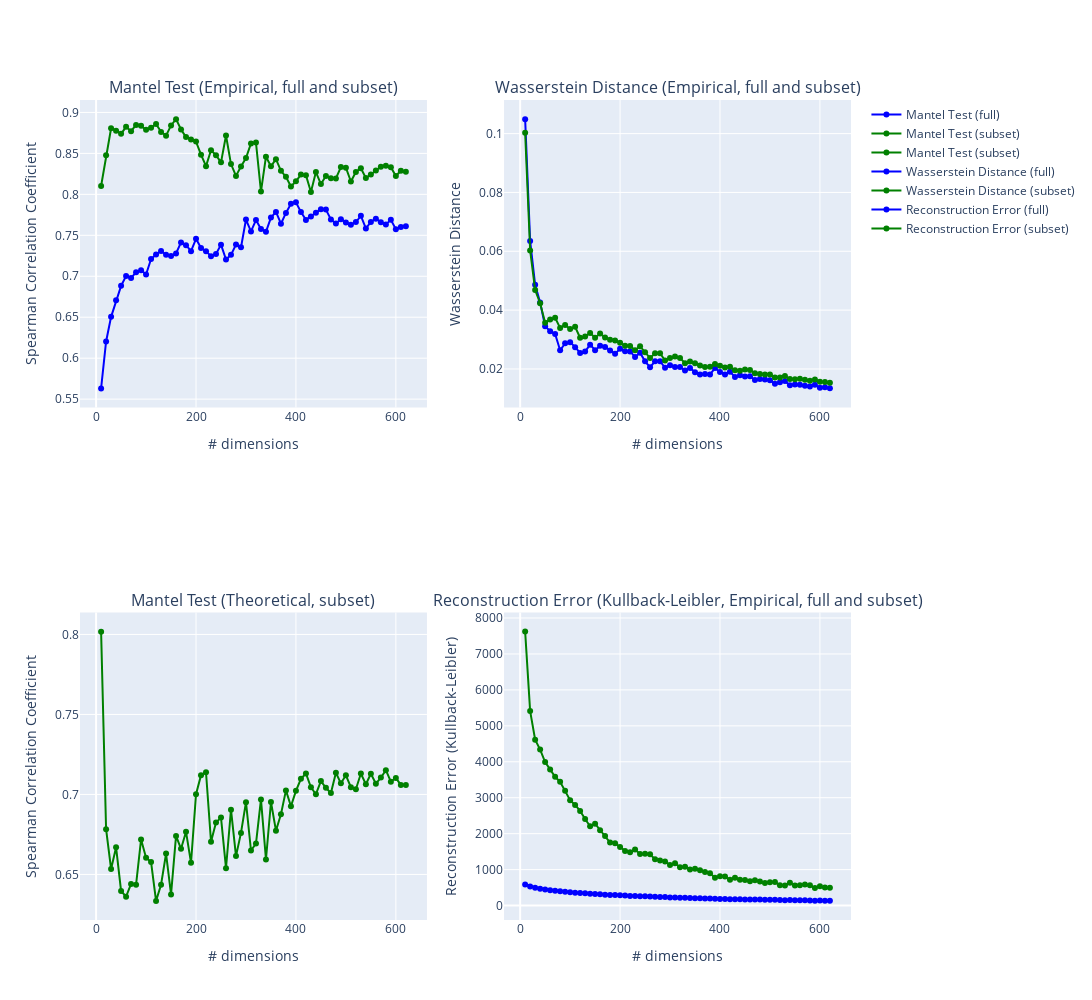

Write notebook code for a chart like this one.
### Code cell
#### RUN THIS VISUALIZATION: VISUALIZE EVALUATION RESULTS (PLOTLY INTERACTIVE): ALL EVAL METRICS
# the only theoretical 'sanity check' is with mantel subset!

from plotly.subplots import make_subplots
# Create subplots with 1 row and 4 columns
fig = make_subplots(rows=2, cols=2,
                    subplot_titles=( 
                                    'Mantel Test (Empirical, full and subset)', 
                                    'Wasserstein Distance (Empirical, full and subset)',
                                    'Mantel Test (Theoretical, subset)',
                                    'Reconstruction Error (Kullback-Leibler, Empirical, full and subset)'
                                    ))

# Add traces to each subplot
## MANTEL
fig.add_trace(go.Scatter(x=test_range, 
                         y=[t[0] for t in mantel_empirical_all], 
                         mode='markers+lines', 
                         name='Mantel Test (full)', 
                         line=dict(color='blue')), 
                         row=1, col=1)
fig.add_trace(go.Scatter(x=test_range, 
                         y=[t[0] for t in mantel_empirical_subset],
                        mode='markers+lines', 
                        name='Mantel Test (subset)', 
                        line=dict(color='green')), 
                        row=1, col=1)

fig.add_trace(go.Scatter(x=test_range,
                         y=[t[0] for t in mantel_theoretical_subset],
                         mode='markers+lines', 
                         name='Mantel Test (subset)', 
                         line=dict(color='green')), 
                         row=2, col=1)

## WASSERSTEIN
fig.add_trace(go.Scatter(x=test_range, 
                         y=wasserstein_all, 
                         mode='markers+lines', 
                         name='Wasserstein Distance (full)', 
                         line=dict(color='blue')), 
                         row=1, col=2)
fig.add_trace(go.Scatter(x=test_range, 
                         y=wasserstein_subset, 
                         mode='markers+lines', 
                         name='Wasserstein Distance (subset)', 
                         line=dict(color='green')), 
                         row=1, col=2)

## RECONSTRUCTION ERROR
fig.add_trace(go.Scatter(x=test_range, 
                         y=reconstruction_errors_all, 
                         mode='markers+lines', 
                         name='Reconstruction Error (full)', 
                         line=dict(color='blue')), 
                         row=2, col=2)
fig.add_trace(go.Scatter(x=test_range, 
                         y=reconstruction_errors_subset, 
                         mode='markers+lines', 
                         name='Reconstruction Error (subset)', 
                         line=dict(color='green')), 
                         row=2, col=2)



# Update layout and axis labels
fig.update_layout(height=1000, width=1500)
fig.update_xaxes(title_text='# dimensions', row=1, col=1)
fig.update_xaxes(title_text='# dimensions', row=1, col=2)
fig.update_xaxes(title_text='# dimensions', row=2, col=1)
fig.update_xaxes(title_text='# dimensions', row=2, col=2)

fig.update_yaxes(title_text='Spearman Correlation Coefficient', row=1, col=1)
fig.update_yaxes(title_text='Wasserstein Distance', row=1, col=2)
fig.update_yaxes(title_text='Spearman Correlation Coefficient', row=2, col=1)
fig.update_yaxes(title_text='Reconstruction Error (Kullback-Leibler)', row=2, col=2)


# Show the subplots
fig.show()

### Figure 1 — Plotly figure (JSON) as saved in the notebook; plotly's stock layout.template omitted (floating-point values rounded to 4 significant figures)
{"data": [{"line": {"color": "blue"}, "mode": "markers+lines", "name": "Mantel Test (full)", "type": "scatter", "x": [10, 20, 30, 40, 50, 60, 70, 80, 90, 100, 110, 120, 130, 140, 150, 160, 170, 180, 190, 200, 210, 220, 230, 240, 250, 260, 270, 280, 290, 300, 310, 320, 330, 340, 350, 360, 370, 380, 390, 400, 410, 420, 430, 440, 450, 460, 470, 480, 490, 500, 510, 520, 530, 540, 550, 560, 570, 580, 590, 600, 610, 620], "xaxis": "x", "y": [0.5632, 0.6205, 0.6504, 0.6708, 0.6883, 0.7002, 0.698, 0.7049, 0.7075, 0.7021, 0.721, 0.7266, 0.7308, 0.7261, 0.7247, 0.7279, 0.7413, 0.738, 0.7306, 0.7458, 0.7345, 0.7306, 0.7245, 0.7271, 0.7386, 0.7204, 0.7261, 0.7387, 0.7353, 0.7693, 0.7548, 0.7686, 0.7578, 0.7542, 0.7716, 0.7785, 0.7642, 0.7773, 0.7885, 0.7902, 0.7784, 0.7688, 0.773, 0.7774, 0.7818, 0.7814, 0.7694, 0.7643, 0.7696, 0.7657, 0.7628, 0.7662, 0.7738, 0.7584, 0.7664, 0.7703, 0.7661, 0.7633, 0.769, 0.7574, 0.7603, 0.7612], "yaxis": "y"}, {"line": {"color": "green"}, "mode": "markers+lines", "name": "Mantel Test (subset)", "type": "scatter", "x": [10, 20, 30, 40, 50, 60, 70, 80, 90, 100, 110, 120, 130, 140, 150, 160, 170, 180, 190, 200, 210, 220, 230, 240, 250, 260, 270, 280, 290, 300, 310, 320, 330, 340, 350, 360, 370, 380, 390, 400, 410, 420, 430, 440, 450, 460, 470, 480, 490, 500, 510, 520, 530, 540, 550, 560, 570, 580, 590, 600, 610, 620], "xaxis": "x", "y": [0.8102, 0.8479, 0.8806, 0.8778, 0.8739, 0.8825, 0.8771, 0.8847, 0.8836, 0.8789, 0.8813, 0.886, 0.8762, 0.8717, 0.8841, 0.8918, 0.8791, 0.8699, 0.8671, 0.8644, 0.8485, 0.8344, 0.8538, 0.8478, 0.8391, 0.8718, 0.8369, 0.8225, 0.8339, 0.8444, 0.8622, 0.8632, 0.8034, 0.8459, 0.8342, 0.843, 0.8288, 0.8215, 0.8096, 0.8159, 0.8242, 0.8235, 0.8028, 0.8272, 0.8125, 0.8225, 0.8198, 0.8194, 0.8334, 0.8325, 0.8157, 0.8274, 0.8319, 0.82, 0.8242, 0.829, 0.8338, 0.8348, 0.8332, 0.8224, 0.8289, 0.8275], "yaxis": "y"}, {"line": {"color": "green"}, "mode": "markers+lines", "name": "Mantel Test (subset)", "type": "scatter", "x": [10, 20, 30, 40, 50, 60, 70, 80, 90, 100, 110, 120, 130, 140, 150, 160, 170, 180, 190, 200, 210, 220, 230, 240, 250, 260, 270, 280, 290, 300, 310, 320, 330, 340, 350, 360, 370, 380, 390, 400, 410, 420, 430, 440, 450, 460, 470, 480, 490, 500, 510, 520, 530, 540, 550, 560, 570, 580, 590, 600, 610, 620], "xaxis": "x3", "y": [0.8018, 0.6783, 0.6534, 0.667, 0.6397, 0.6361, 0.644, 0.6436, 0.6719, 0.6604, 0.6577, 0.6335, 0.6436, 0.663, 0.6375, 0.674, 0.666, 0.6766, 0.6573, 0.7001, 0.712, 0.7138, 0.6704, 0.6824, 0.6855, 0.6539, 0.6905, 0.6614, 0.676, 0.6952, 0.665, 0.6693, 0.6969, 0.6593, 0.6953, 0.6773, 0.6877, 0.7025, 0.6926, 0.7022, 0.7097, 0.7131, 0.7044, 0.7001, 0.7083, 0.7041, 0.7008, 0.7135, 0.707, 0.712, 0.7046, 0.7033, 0.713, 0.7064, 0.7129, 0.7067, 0.7106, 0.7151, 0.708, 0.7103, 0.7059, 0.7058], "yaxis": "y3"}, {"line": {"color": "blue"}, "mode": "markers+lines", "name": "Wasserstein Distance (full)", "type": "scatter", "x": [10, 20, 30, 40, 50, 60, 70, 80, 90, 100, 110, 120, 130, 140, 150, 160, 170, 180, 190, 200, 210, 220, 230, 240, 250, 260, 270, 280, 290, 300, 310, 320, 330, 340, 350, 360, 370, 380, 390, 400, 410, 420, 430, 440, 450, 460, 470, 480, 490, 500, 510, 520, 530, 540, 550, 560, 570, 580, 590, 600, 610, 620], "xaxis": "x2", "y": [0.1049, 0.06351, 0.04862, 0.0426, 0.03452, 0.03281, 0.03188, 0.02634, 0.02873, 0.02911, 0.02741, 0.02544, 0.0259, 0.02824, 0.02637, 0.02785, 0.02745, 0.02627, 0.02515, 0.02683, 0.02603, 0.02597, 0.02408, 0.02555, 0.0226, 0.02061, 0.02258, 0.02263, 0.02039, 0.02129, 0.02067, 0.02066, 0.01946, 0.02034, 0.01886, 0.01812, 0.01825, 0.01816, 0.0203, 0.01894, 0.01815, 0.01904, 0.01728, 0.01785, 0.01747, 0.01753, 0.01625, 0.01661, 0.01644, 0.01613, 0.01497, 0.01549, 0.01586, 0.01443, 0.01469, 0.01467, 0.0143, 0.014, 0.01462, 0.0136, 0.01378, 0.0134], "yaxis": "y2"}, {"line": {"color": "green"}, "mode": "markers+lines", "name": "Wasserstein Distance (subset)", "type": "scatter", "x": [10, 20, 30, 40, 50, 60, 70, 80, 90, 100, 110, 120, 130, 140, 150, 160, 170, 180, 190, 200, 210, 220, 230, 240, 250, 260, 270, 280, 290, 300, 310, 320, 330, 340, 350, 360, 370, 380, 390, 400, 410, 420, 430, 440, 450, 460, 470, 480, 490, 500, 510, 520, 530, 540, 550, 560, 570, 580, 590, 600, 610, 620], "xaxis": "x2", "y": [0.1003, 0.06027, 0.04687, 0.04234, 0.03568, 0.03681, 0.03737, 0.03395, 0.03498, 0.03358, 0.03431, 0.0306, 0.031, 0.03222, 0.0306, 0.03206, 0.03066, 0.02991, 0.02968, 0.02891, 0.02792, 0.02783, 0.02635, 0.02769, 0.02568, 0.0237, 0.02534, 0.02533, 0.02289, 0.0237, 0.02427, 0.02371, 0.02195, 0.02252, 0.02196, 0.02114, 0.02066, 0.02079, 0.02167, 0.02111, 0.02049, 0.02072, 0.01957, 0.01942, 0.01982, 0.01961, 0.01856, 0.01831, 0.01814, 0.01814, 0.01706, 0.01711, 0.0176, 0.01662, 0.01647, 0.01665, 0.01634, 0.01596, 0.01643, 0.01565, 0.01557, 0.01532], "yaxis": "y2"}, {"line": {"color": "blue"}, "mode": "markers+lines", "name": "Reconstruction Error (full)", "type": "scatter", "x": [10, 20, 30, 40, 50, 60, 70, 80, 90, 100, 110, 120, 130, 140, 150, 160, 170, 180, 190, 200, 210, 220, 230, 240, 250, 260, 270, 280, 290, 300, 310, 320, 330, 340, 350, 360, 370, 380, 390, 400, 410, 420, 430, 440, 450, 460, 470, 480, 490, 500, 510, 520, 530, 540, 550, 560, 570, 580, 590, 600, 610, 620], "xaxis": "x4", "y": [584.4, 529.2, 492.9, 464.8, 446.3, 428.3, 411.7, 395.6, 381.9, 371.3, 357.8, 350.0, 340.4, 327.7, 319.8, 311.8, 303.5, 294.4, 290.9, 283.9, 277.0, 268.8, 267.0, 257.2, 255.0, 248.7, 241.1, 238.9, 235.3, 224.4, 222.4, 215.2, 214.5, 208.1, 204.1, 201.6, 199.0, 193.7, 186.8, 183.0, 180.6, 175.9, 175.3, 174.0, 167.1, 166.3, 165.1, 165.6, 160.9, 159.4, 159.4, 155.1, 148.2, 154.2, 147.7, 145.7, 145.5, 139.1, 135.0, 137.2, 132.2, 129.7], "yaxis": "y4"}, {"line": {"color": "green"}, "mode": "markers+lines", "name": "Reconstruction Error (subset)", "type": "scatter", "x": [10, 20, 30, 40, 50, 60, 70, 80, 90, 100, 110, 120, 130, 140, 150, 160, 170, 180, 190, 200, 210, 220, 230, 240, 250, 260, 270, 280, 290, 300, 310, 320, 330, 340, 350, 360, 370, 380, 390, 400, 410, 420, 430, 440, 450, 460, 470, 480, 490, 500, 510, 520, 530, 540, 550, 560, 570, 580, 590, 600, 610, 620], "xaxis": "x4", "y": [7621.0, 5411.0, 4613.0, 4340.0, 3992.0, 3783.0, 3582.0, 3443.0, 3194.0, 2931.0, 2798.0, 2631.0, 2406.0, 2206.0, 2278.0, 2094.0, 1936.0, 1752.0, 1731.0, 1630.0, 1520.0, 1484.0, 1560.0, 1437.0, 1441.0, 1426.0, 1284.0, 1255.0, 1228.0, 1128.0, 1173.0, 1065.0, 1080.0, 1004.0, 1027.0, 983.4, 935.0, 900.7, 774.3, 817.4, 806.2, 717.7, 769.9, 715.3, 709.0, 673.8, 706.1, 667.3, 626.3, 645.9, 652.4, 566.0, 558.5, 632.8, 559.9, 565.9, 588.6, 564.3, 487.0, 538.0, 503.9, 494.6], "yaxis": "y4"}], "layout": {"annotations": [{"font": {"size": 16}, "showarrow": false, "text": "Mantel Test (Empirical, full and subset)", "x": 0.225, "xanchor": "center", "xref": "paper", "y": 1, "yanchor": "bottom", "yref": "paper"}, {"font": {"size": 16}, "showarrow": false, "text": "Wasserstein Distance (Empirical, full and subset)", "x": 0.775, "xanchor": "center", "xref": "paper", "y": 1, "yanchor": "bottom", "yref": "paper"}, {"font": {"size": 16}, "showarrow": false, "text": "Mantel Test (Theoretical, subset)", "x": 0.225, "xanchor": "center", "xref": "paper", "y": 0.375, "yanchor": "bottom", "yref": "paper"}, {"font": {"size": 16}, "showarrow": false, "text": "Reconstruction Error (Kullback-Leibler, Empirical, full and subset)", "x": 0.775, "xanchor": "center", "xref": "paper", "y": 0.375, "yanchor": "bottom", "yref": "paper"}], "height": 1000, "width": 1500, "xaxis": {"anchor": "y", "domain": [0, 0.45], "title": {"text": "# dimensions"}}, "xaxis2": {"anchor": "y2", "domain": [0.55, 1], "title": {"text": "# dimensions"}}, "xaxis3": {"anchor": "y3", "domain": [0, 0.45], "title": {"text": "# dimensions"}}, "xaxis4": {"anchor": "y4", "domain": [0.55, 1], "title": {"text": "# dimensions"}}, "yaxis": {"anchor": "x", "domain": [0.625, 1], "title": {"text": "Spearman Correlation Coefficient"}}, "yaxis2": {"anchor": "x2", "domain": [0.625, 1], "title": {"text": "Wasserstein Distance"}}, "yaxis3": {"anchor": "x3", "domain": [0, 0.375], "title": {"text": "Spearman Correlation Coefficient"}}, "yaxis4": {"anchor": "x4", "domain": [0, 0.375], "title": {"text": "Reconstruction Error (Kullback-Leibler)"}}}}
